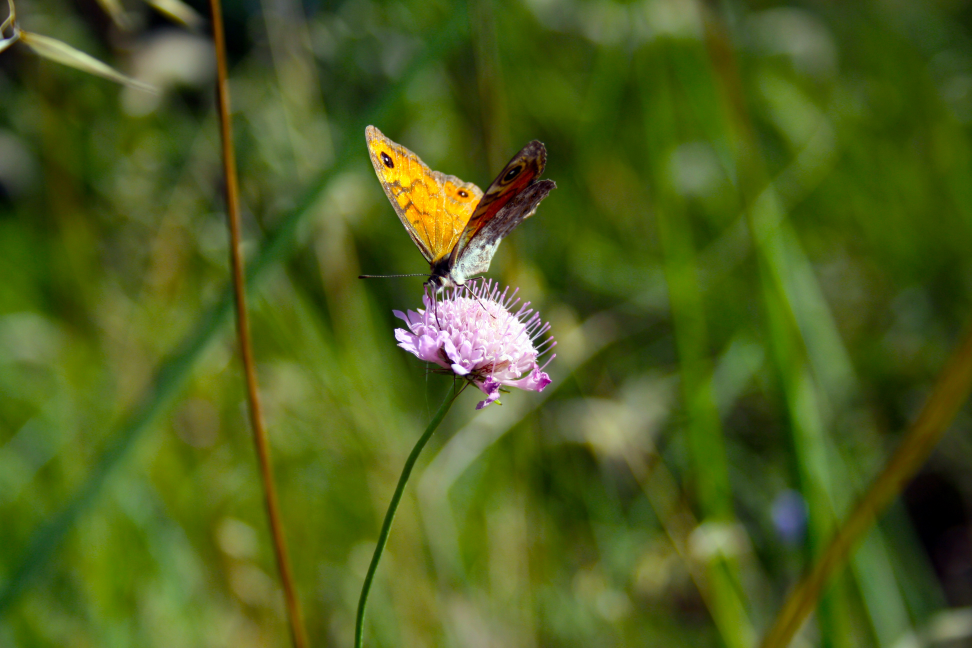
#> input picture kkk.jpg, 3888 x 2592 px (shown at 1/4 size)
$ python odev_2_tersleme.py
#> lines starting #> are read from the running program, lines starting #| are printed output that depends on the picture
import numpy as np
import cv2

y_boyut=500
x_boyut=500
foto = cv2.resize(cv2.imread("kkk.jpg",0),(x_boyut,y_boyut))
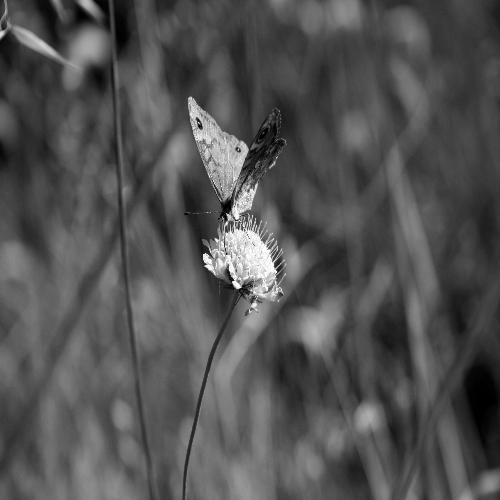
#> foto: shape (500, 500); min 0, max 255, mean 82.4

# cv2.imshow("foto",foto)
# cv2.waitKey()

ters_foto = np.zeros([x_boyut,y_boyut],dtype=np.uint8)

for i in range (x_boyut):
    for k in range (y_boyut):
        ters_foto[i,k] = 255 - foto[i,k]
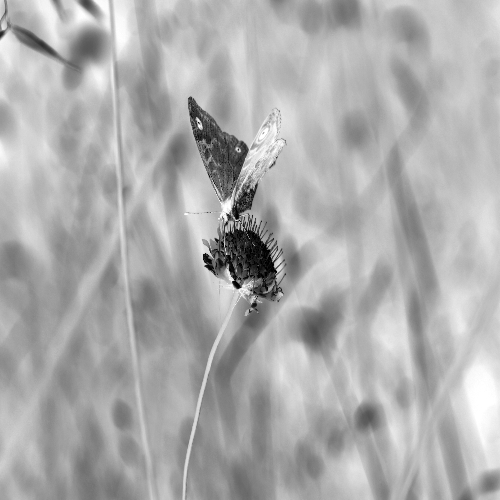
#> ters_foto: shape (500, 500); min 0, max 255, mean 172.6

cv2.imshow("foto",ters_foto)
cv2.waitKey()
